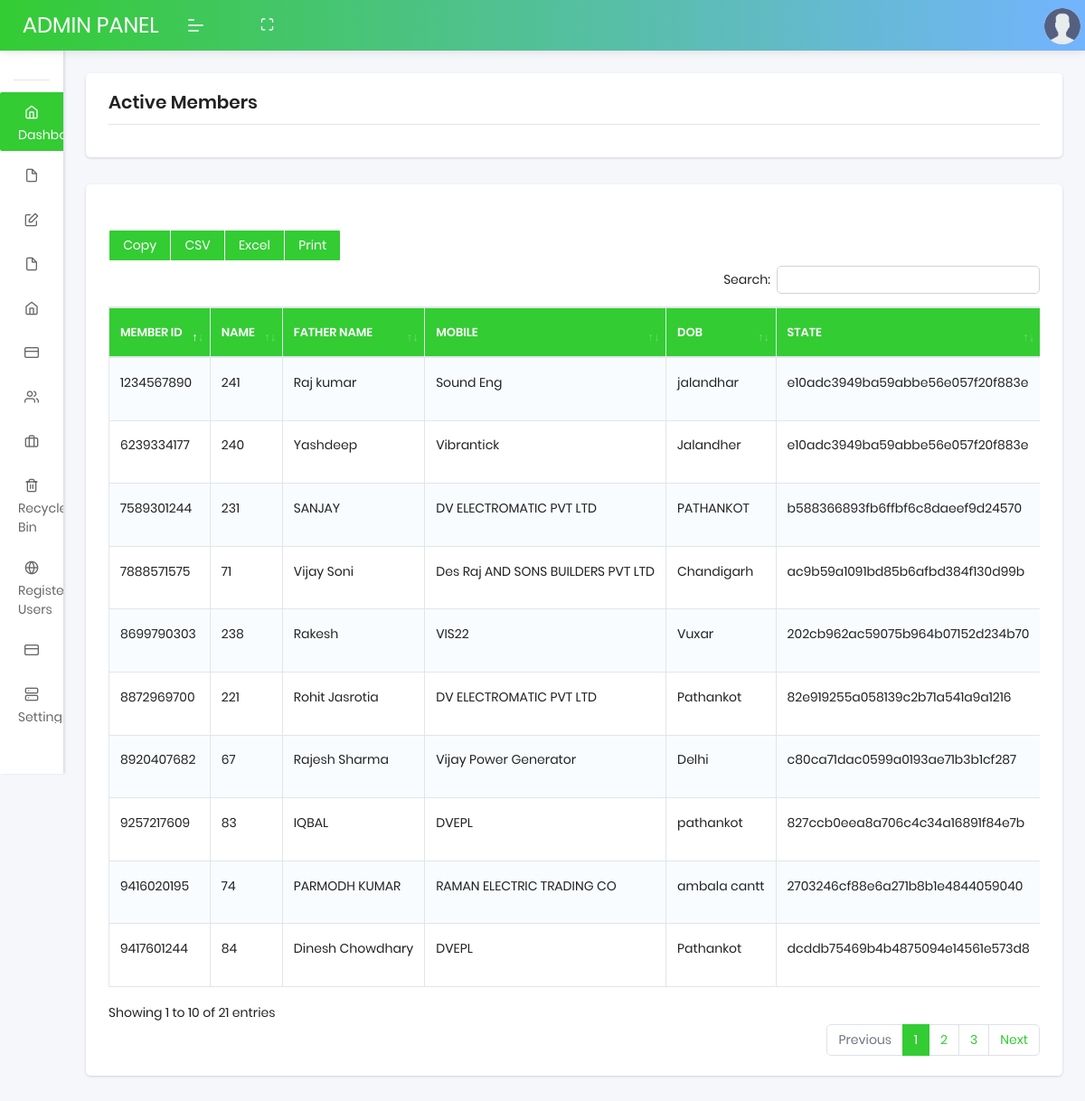
The page /login/active_member.php (signed in) on the database as committed earlier.
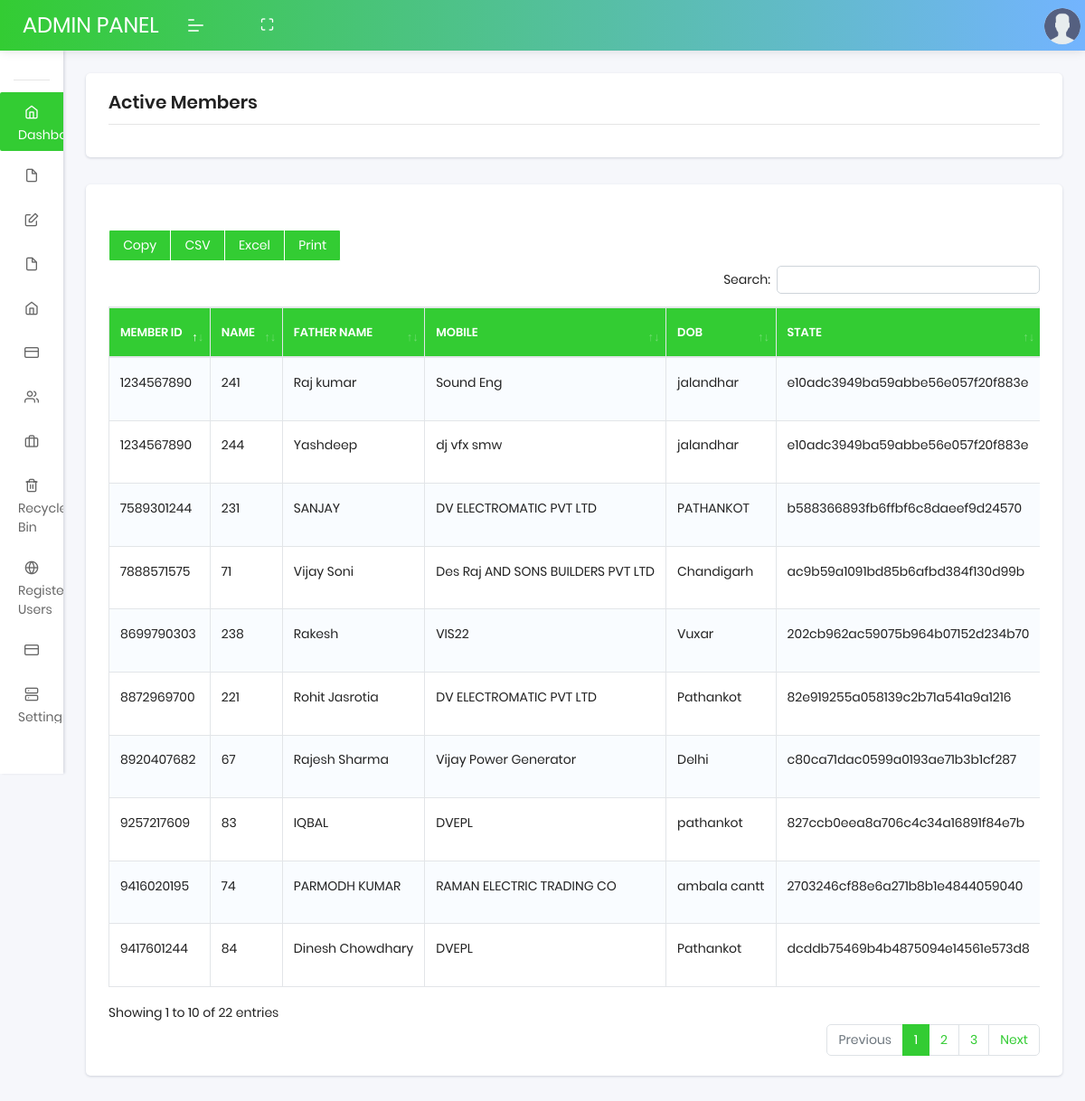
The same page on the database as committed later.
### tables this page shows
CREATE TABLE `members` (
  `member_id` int(11) NOT NULL,
  `name` varchar(100) NOT NULL,
  `firm_name` varchar(100) NOT NULL,
  `mobile` varchar(100) NOT NULL,
  `email_id` varchar(100) NOT NULL,
  `city_state` varchar(100) NOT NULL,
  `password` varchar(100) NOT NULL,
  `created_date` varchar(100) NOT NULL,
  `status` varchar(100) NOT NULL DEFAULT '0',
  `activation_token` varchar(100) NOT NULL,
  `expiry_time` varchar(100) NOT NULL,
  `max_request` varchar(100) NOT NULL,
  `pending_request` varchar(11) DEFAULT `max_request`
);

### login/active_member.php (the view, shortened to what this page needs)
<?php
include("db/config.php");
$query="SELECT * FROM members where status=1";
$result= mysqli_query($db,$query);
    ?>
<!DOCTYPE html>
<html lang="en">
<head>
<link rel="stylesheet" href="assets/css/plugins/dataTables.bootstrap4.min.css">
<link rel="stylesheet" href="assets/css/style.css">
</head>
<body class="">
    <?php include 'navbar.php'; ?>
<header class="navbar pcoded-header navbar-expand-lg navbar-light headerpos-fixed header-blue">
<div class="m-header">
<a class="mobile-menu" id="mobile-collapse" href="#!"><span></span></a>
<a href="#!" class="b-brand" style="font-size:24px;">
ADMIN PANEL
</a>
</div>
<div class="collapse navbar-collapse">
<ul class="navbar-nav mr-auto">
<li class="nav-item">
<a href="#!" class="full-screen" onClick="javascript:toggleFullScreen()"><i class="feather icon-maximize"></i></a>
</li>
</ul>
</div>
<div class="dropdown drp-user">
<a href="#!" class="dropdown-toggle" data-toggle="dropdown">
<img src="assets/images/user.png" class="img-radius wid-40" alt="User-Profile-Image">
</a>
</div>
</header>
<section class="pcoded-main-container">
<div class="pcoded-content">
<div class="page-header">
<div class="page-block">
<div class="row align-items-center">
<div class="col-md-12">
<div class="page-header-title">
<h5 class="m-b-10">Active Members
</h5>
</div>
</div>
</div>
</div>
</div>
<div class="row">
<div class="col-sm-12">
<div class="card">
<div class="card-header table-card-header">
</div>
<div class="card-body">
<div class="dt-responsive table-responsive">
<?php
echo '<table id="basic-btn" class="table table-striped table-bordered nowrap">';
echo "<thead>";
echo "<tr>";
echo "<th>Member Id</th>";
echo "<th>Name</th>";
echo "<th>Father Name</th>";
echo "<th>Mobile</th>";
echo "<th>DOB</th>";
echo "<th>State</th>";
echo "</tr>";
echo "</thead>";
?>
<?php
  echo "<tbody>";
while ($row = mysqli_fetch_row($result))
  {
echo "<tr>";
 echo "<td>" . $row['3'] . "</td>";
 echo "<td>" . $row['0'] . "</td>";
echo "<td>" . $row['1'] . "</td>";
echo "<td>" . $row['2'] . "</td>";
echo "<td>" . $row['5'] . "</td>";
echo "<td>" . $row['6'] . "</td>";
echo "</tr>";
  }
  echo "</table>";
?>
</div>
</div>
</div>
</div>
</div>
</div>
</section>
</body>
</html>

### login/navbar.php (shortened to what this page needs)
<?php
$adminID= $_SESSION['login_user_id'];
$adminPermissionQuery = "SELECT nm.title FROM admin_permissions ap
inner join navigation_menus nm on ap.navigation_menu_id = nm.id where ap.admin_id='" . $adminID . "' ";
$adminPermissionResult = mysqli_query($db, $adminPermissionQuery);
$permissions=[];
while ($item = mysqli_fetch_row($adminPermissionResult)) {
    array_push($permissions,$item[0]);
}
?>
<nav class="pcoded-navbar menupos-fixed menu-light ">
    <div class="navbar-wrapper  ">
        <div class="navbar-content scroll-div ">
            <ul class="nav pcoded-inner-navbar ">
                <li class="nav-item pcoded-menu-caption">
                </li>
                <li class="nav-item">
                    <a href="dashboard.php" class="nav-link " style="background:#33cc33; color:#fff;"><span class="pcoded-micon"><i class="feather icon-home"></i></span><span class="">Dashboard</span></a>
                </li>
                <?php if ((in_array('Add Section', $permissions)) || (in_array('Manage Section', $permissions)) || (in_array('Add Division', $permissions))
                    || (in_array('Manage Division', $permissions)) || (in_array('Sub Division', $permissions)) || (in_array('Manage Sub Section', $permissions))
                    || (in_array('All', $permissions))
                ) {
                ?>
                    <li class="nav-item pcoded-hasmenu">
                        <a href="#!" class="nav-link "><span class="pcoded-micon"><i class="feather icon-file"></i></span><span class="pcoded-mtext">Section</span></a>
                    </li>
                <?php } ?>
                <?php if ((in_array('Add Category', $permissions)) || (in_array('Manage Category', $permissions))
                    || (in_array('All', $permissions))
                ) {
                ?>
                    <li class="nav-item pcoded-hasmenu">
                        <a href="#!" class="nav-link "><span class="pcoded-micon"><i class="feather icon-edit"></i></span><span class="pcoded-mtext">Category</span></a>
                    </li>
                <?php } ?>
                <?php if ((in_array('Add Brands', $permissions)) || (in_array('Manage Brands', $permissions))
                    || (in_array('All', $permissions))
                ) {
                ?>
                    <li class="nav-item pcoded-hasmenu">
                        <a href="#!" class="nav-link "><span class="pcoded-micon"><i class="feather icon-file"></i></span><span class="pcoded-mtext">Brands</span></a>
                    </li>
                <?php } ?>
                <?php if ((in_array('Add Departments', $permissions)) || (in_array('Manage Departments', $permissions))
                    || (in_array('All', $permissions))
                ) {
                ?>
                    <li class="nav-item pcoded-hasmenu">
                        <a href="#!" class="nav-link "><span class="pcoded-micon"><i class="feather icon-home"></i></span><span class="pcoded-mtext">Departments</span></a>
                    </li>
                <?php } ?>
                <?php if ((in_array('Add Price List', $permissions)) || (in_array('Manage Price List', $permissions))
                    || (in_array('All', $permissions))
                ) {
                ?>
                <li class="nav-item pcoded-hasmenu">
                    <a href="#!" class="nav-link "><span class="pcoded-micon"><i class="feather icon-credit-card"></i></span></a>
                </li>
                <?php } ?>
                <?php if ((in_array('Add Staff User', $permissions)) || (in_array('Manage Staff User', $permissions))
                    || (in_array('All', $permissions))
                ) {
                ?>
                <li class="nav-item pcoded-hasmenu">
                    <a href="#!" class="nav-link "><span class="pcoded-micon"><i class="feather icon-users"></i></span><span class="pcoded-mtext">Staff User</span></a>
                </li>
                <?php } ?>
                <?php if ((in_array('Tender Request', $permissions)) || (in_array('Sent Tender', $permissions))
                    || (in_array('Alot Tender', $permissions)) || (in_array('Award Tender', $permissions))
                    || (in_array('All', $permissions))
                ) {
                ?>
                <li class="nav-item pcoded-hasmenu">
                    <a href="#!" class="nav-link "><span class="pcoded-micon"><i class="feather icon-briefcase"></i></span></a>
                </li>
                <?php } ?>
                <?php if ((in_array('Registered Users', $permissions))|| (in_array('All', $permissions))
                ) {
                ?>
                <li class="nav-item">
                    <a href="recyclebin.php" class="nav-link "><span class="pcoded-micon"><i class="feather icon-trash-2"></i></span><span class="">Recycle Bin</span></a>
                </li>
                <?php } ?>
                <?php if ((in_array('Registered Users', $permissions))|| (in_array('All', $permissions))
                ) {
                ?>
                <li class="nav-item">
                    <a href="registered-users.php" class="nav-link "><span class="pcoded-micon"><i class="feather icon-globe"></i></span><span class="">Registered Users</span></a>
                </li>
                <?php } ?>
                <?php if ((in_array('Add Banner', $permissions)) || (in_array('Manage Banner', $permissions))
                    || (in_array('Add Content', $permissions)) || (in_array('Manage Content', $permissions))
                    || (in_array('All', $permissions))
                ) {
                ?>
                <li class="nav-item pcoded-hasmenu">
                    <a href="#!" class="nav-link "><span class="pcoded-micon"><i class="feather icon-credit-card"></i></span></a>
                </li>
                <?php } ?>
                <?php if ((in_array('Setting', $permissions))|| (in_array('All', $permissions))
                ) {
                ?>
                <li class="nav-item">
                    <a href="configuration.php" class="nav-link "><span class="pcoded-micon"><i class="feather icon-server"></i></span><span class="">Setting</span></a>
                </li>
                <?php } ?>
            </ul>
        </div>
    </div>
</nav>

Rows that differ between the two databases and show on the page:
removed members: mobile "6239334177", member_id "240", name "Yashdeep", firm_name "Vibrantick", city_state "Jalandher", password "e10adc3949ba59abbe56e057f20f883e"
added members: mobile "1234567890", member_id "244", name "Yashdeep", firm_name "dj vfx smw", city_state "jalandhar", password "e10adc3949ba59abbe56e057f20f883e"
Other text that changed with them:
text written by a page script: "Copy CSV Excel Print Search: Showing 1 to 10 of 21 entries Previous 1 2 3 Next" → "Copy CSV Excel Print Search: Showing 1 to 10 of 22 entries Previous 1 2 3 Next"
